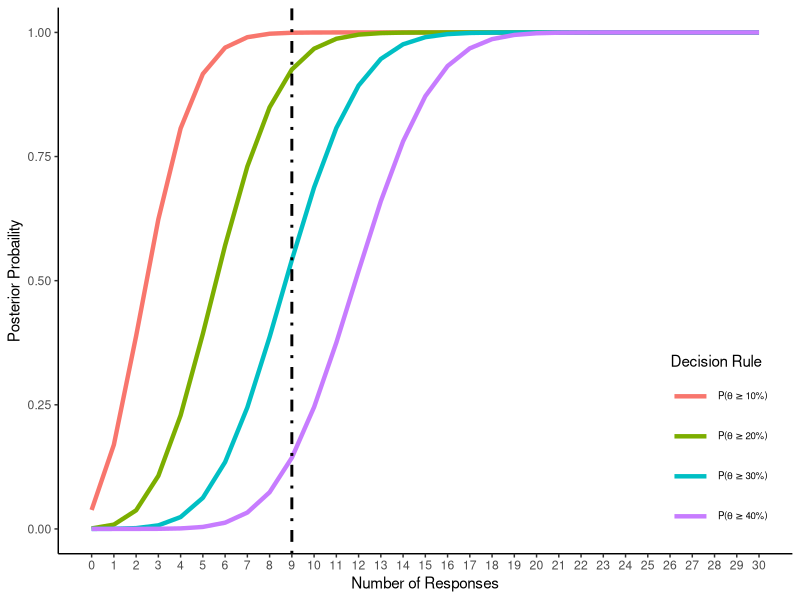

This figure's R source:
library(ggplot2)
library(tidyverse)

data <- data.frame(resp = seq(0, 30, 1)) %>% 
  mutate(a = 1+resp,
         b=1+30-resp,
         Prob10 = pbeta(q = 0.1, shape1 = a, shape2 = b, lower.tail = F),
         Prob20 = pbeta(q = 0.2, shape1 = a, shape2 = b, lower.tail = F),
         Prob30 = pbeta(q = 0.3, shape1 = a, shape2 = b, lower.tail = F),
         Prob40 = pbeta(q = 0.4, shape1 = a, shape2 = b, lower.tail = F)
         ) %>% 
  select(-a, -b) %>% 
  pivot_longer(cols = starts_with("Prob"), 
                 names_to = "Prob")
data

data %>% 
  ggplot(aes(x = resp, y = value, col = Prob))+
  geom_line(linewidth = 1.5)+
  scale_x_continuous(breaks = seq(0, 30, by = 1))+
  labs(x = "Number of Responses", y = "Posterior Probaility", 
       col = "Decision Rule")+
  geom_vline(xintercept = 9, linetype="dotdash", size = 1)+
  scale_color_manual(values = c("#F8766D", "#7CAE00", "#00BFC4", "#C77CFF"), 
                     labels = expression(paste("P(", theta>=10, "%", ")"),
                                         paste("P(", theta>=20, "%", ")"),
                                         paste("P(", theta>=30, "%", ")"),
                                         paste("P(", theta>=40, "%", ")")))+
  expand_limits(x = 0, y = 0)+
  theme(legend.position = c(.9, .2),
        strip.background = element_rect(colour="white", fill="white"), 
        axis.line = element_line(colour = "black"),
        panel.grid.major = element_blank(),
        panel.grid.minor = element_blank(),
        panel.border = element_blank(),
        panel.background = element_blank(), 
        legend.key = element_blank(),
        legend.text=element_text(size=7),
        legend.key.size = unit(2,"line")) 
  

